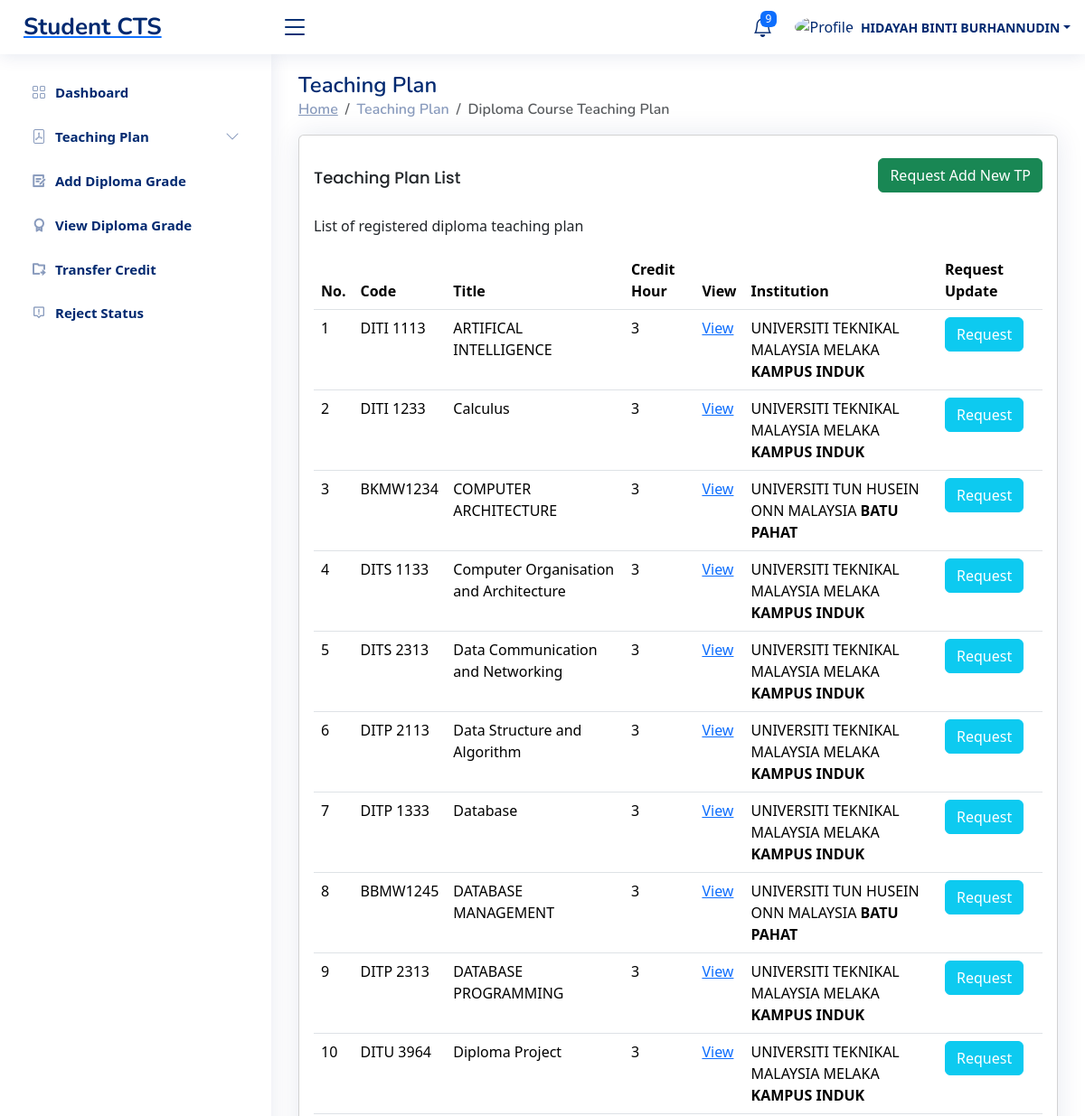
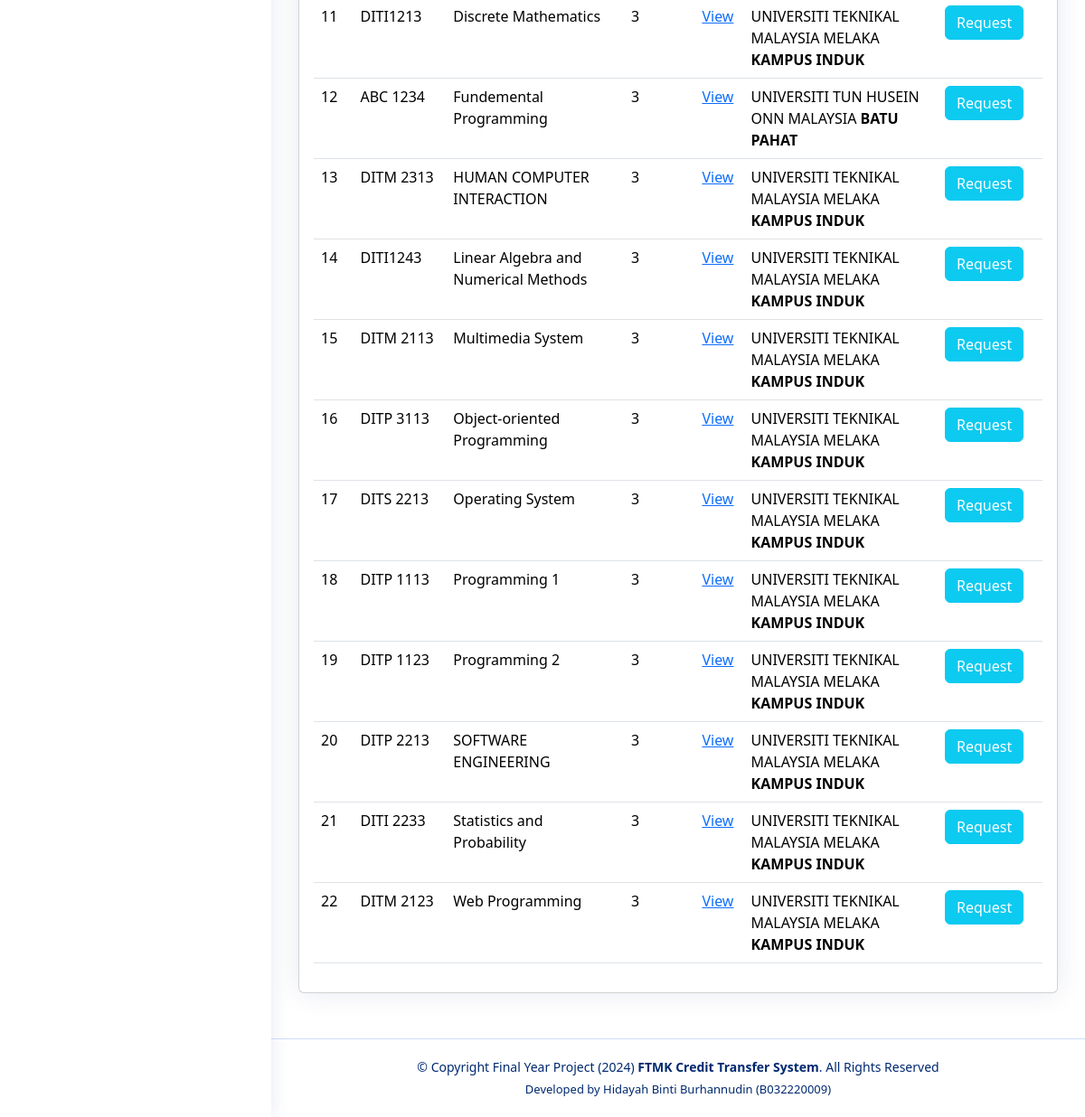
The page /Student/view-dip-tp.php (signed in) on the database as committed earlier (2 pictures, top to bottom).
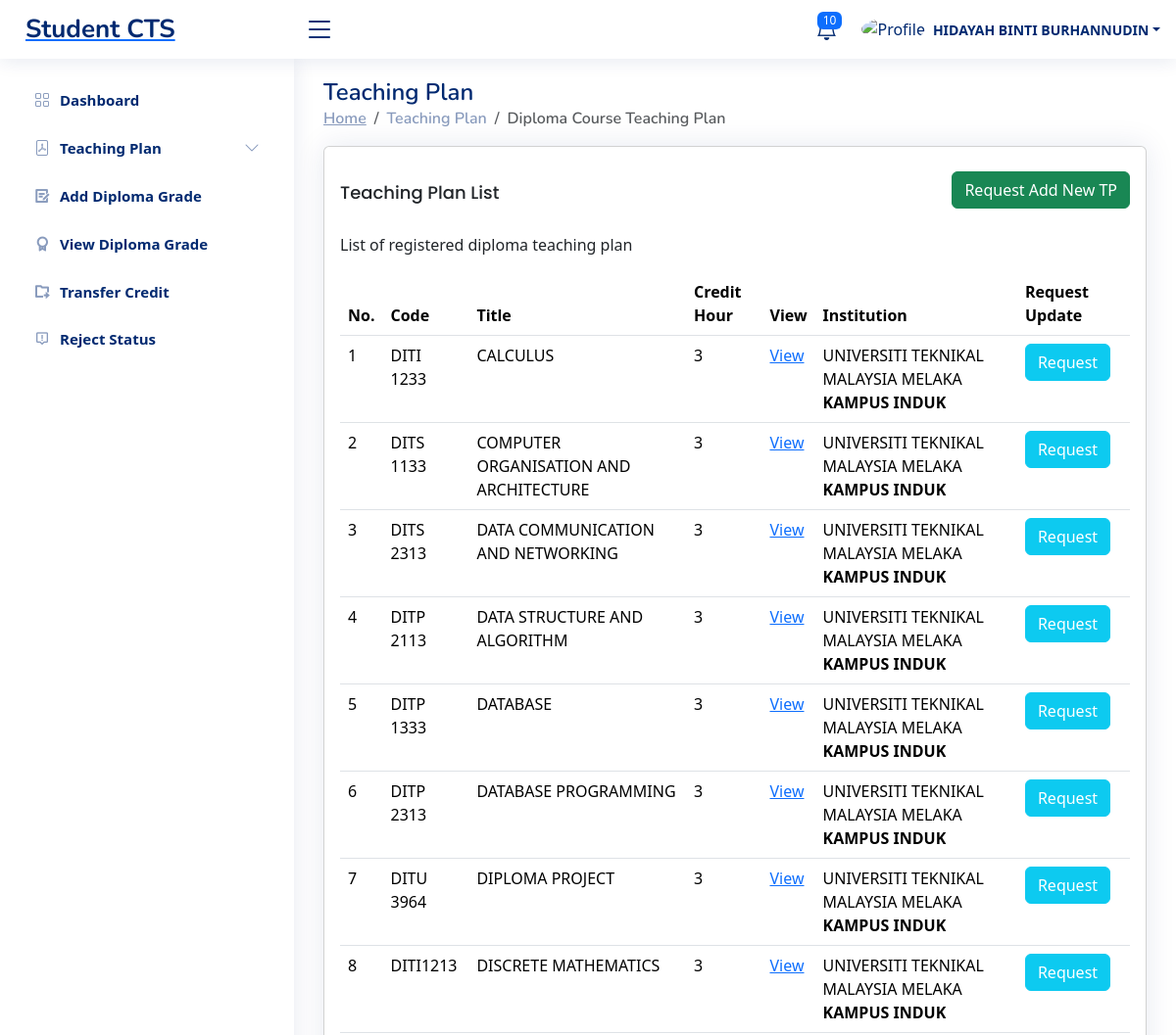
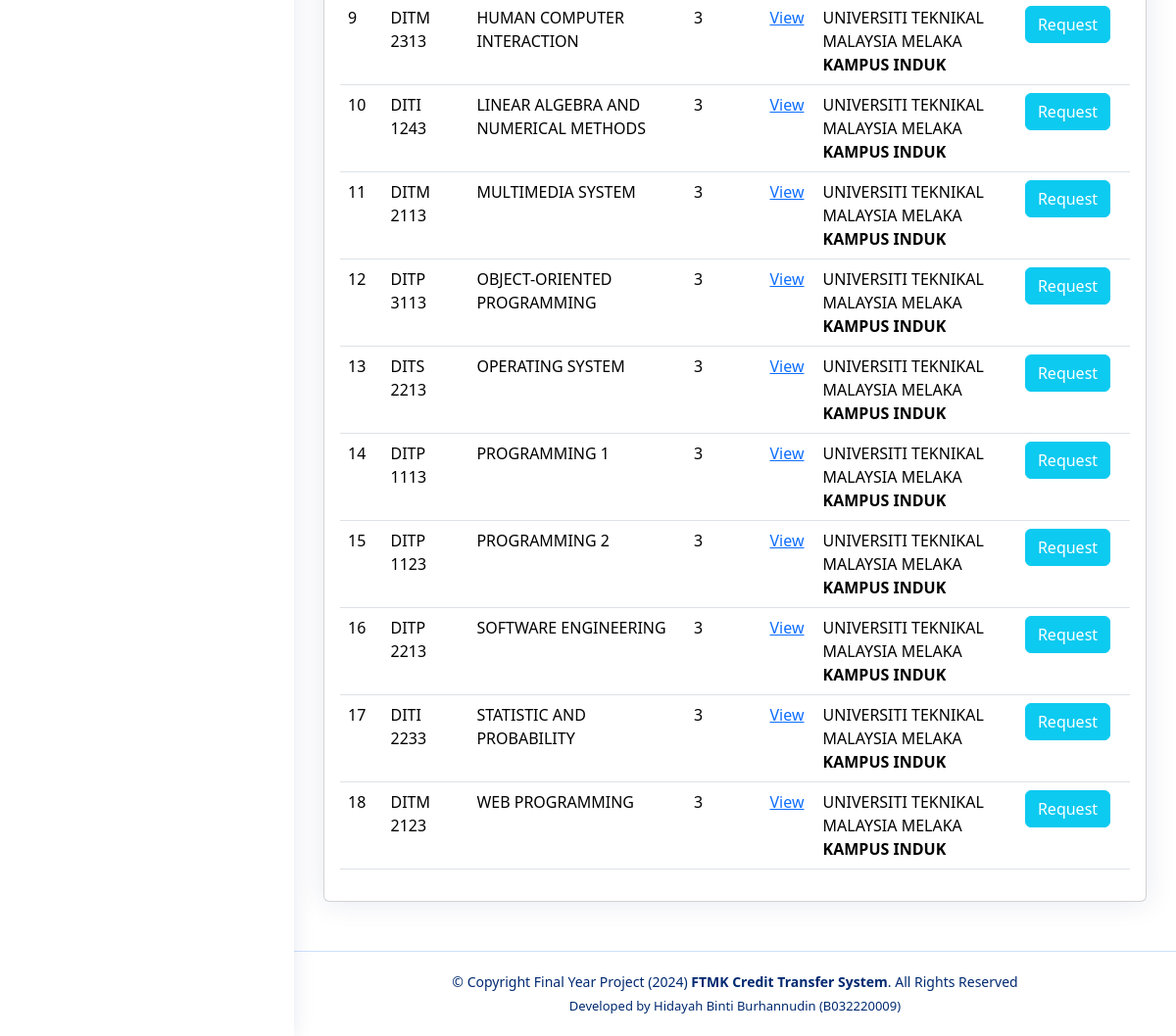
The same page on the database as committed later (2 pictures, top to bottom).
### tables this page shows
CREATE TABLE `course` (
  `course_id` int(11) NOT NULL,
  `course_code` varchar(50) NOT NULL,
  `title` varchar(100) NOT NULL,
  `credit_hour` int(11) NOT NULL,
  `type` varchar(20) NOT NULL,
  `tpfile` varchar(100) NOT NULL,
  `int_id` int(11) NOT NULL
);

CREATE TABLE `institution` (
  `int_id` int(11) NOT NULL,
  `int_name` varchar(200) NOT NULL,
  `branch` varchar(200) NOT NULL
);

### Student/view-dip-tp.php (the view, shortened to what the changed rows need)
<?php
include('header.php');
include('../include/connection.php');
?>
<!DOCTYPE html>
<html lang="en">
<head>
    <link rel="stylesheet" href="path/to/bootstrap.css">
</head>
<body>
<main id="main" class="main">
<div class="pagetitle">
  <h1>Teaching Plan</h1>
</div>
<section class="section">
  <div class="row">
    <div class="col-lg-12">
<div class="card">
    <div class="card-body">
        <table class="table datatable">
            <thead>
                <tr>
                    <th>No.</th>
                    <th>Code</th>
                    <th>Title</th>
                    <th>Credit Hour</th>
                    <th>View</th>
                    <th>Institution</th>
                    <th>Request Update</th>
                </tr>
            </thead>
            <tbody>
            <?php
            $query = "SELECT d.course_id, d.course_code, d.title, d.credit_hour, d.type, d.tpfile, i.int_name, i.branch
                      FROM course d
                      JOIN institution i ON d.int_id = i.int_id
                      WHERE d.type LIKE 'Diploma'
                      ORDER BY d.title";
            $rs = $conn->query($query);
            $sn = 0;
            if ($rs && $rs->num_rows > 0) {
                while ($row = $rs->fetch_assoc()) {
                    $sn++;
                    $pdfLink = "../teachingplan/" . $row['tpfile'];
                    ?>
                        <tr>
                            <td><?php echo $sn ?></td>
                            <td><?php echo $row['course_code'] ?></td>
                            <td><?php echo $row['title'] ?></td>
                            <td><?php echo $row['credit_hour'] ?></td>
                            <td><a href="<?php echo $pdfLink ?>" target="_blank">View</a></td>
                            <td><?php echo $row['int_name'] . ' <b>' . $row['branch'] ?></b></td>
                            <td><a href="request-update.php?requestid=<?php echo $row['course_id'] ?>" class="btn btn-info text-white">Request</a></td>
                        </tr>
                    <?php
                }
            } else {
                echo "<tr><td colspan='10' class='text-center'>No Record Found!</td></tr>";
            }
            ?>
            </tbody>
        </table>
    </div>
</div>
        </div>
      </div>
</section>
</main>
</body>
</html>

### Student/header.php (shortened to what the changed rows need)
<?php
include('../include/connection.php');
$transfer_notifications = [];
$teaching_plan_requests = [];
$teaching_plan_requests1 = [];
$stud_id = $_SESSION['stud_id'];
$status_query = "SELECT t.aa_status, t.tda_status, t.dean_status
                FROM transfer t
                JOIN grade g ON t.grade_id = g.grade_id
                JOIN course c ON g.course_id = c.course_id
                WHERE stud_id = '$stud_id'";
$status_result = $conn->query($status_query);
if ($status_result && $status_result->num_rows > 0) {
    $statuses = $status_result->fetch_assoc();
    $aa_status = $statuses['aa_status'];
    $tda_status = $statuses['tda_status'];
    $dean_status = $statuses['dean_status'];
    if ($aa_status == 'Accepted' && $tda_status == 'Accepted' && $dean_status == 'Accepted') {
        $transfer_notifications[] = [
            'icon' => 'bi-check-circle',
            'color' => 'success',
            'title' => 'Successful Transfer Credit',
            'message' => 'Your transfer credit has been successfully completed.',
            'time_ago' => 'Just now'
        ];
    }
}
$request_query = "SELECT c.course_code, c.title, r.message, r.status, r.link, r.request_date
    FROM request r
    JOIN course c ON r.course = c.course_id
    WHERE stud_id = '$stud_id'
    ORDER BY request_date DESC";
$request_result = $conn->query($request_query);
if ($request_result && $request_result->num_rows > 0) {
    while ($request = $request_result->fetch_assoc()) {
        $course_code = $request['course_code'];
        $title = $request['title'];
        $status = $request['status'];
        $link = $request['link'];
        if ($status == 'Accepted') {
            $teaching_plan_requests[] = [
                'icon' => 'bi-check-circle',
                'color' => 'success',
                'title' => 'Update Teaching Plan Accepted',
                'message' => 'Your update teaching plan for '.$course_code.': '.$title.' has been accepted.',
                'time_ago' => 'Just now'
            ];
        } elseif ($status == 'Rejected') {
            $teaching_plan_requests[] = [
                'icon' => 'bi-x-circle',
                'color' => 'danger',
                'title' => 'Update Teaching Plan Rejected',
                'message' => 'Your update teaching plan for '.$course_code.': '.$title.' has been rejected. <a href="'.$link.'" style="color: white; font-weight: bold; text-decoration: underline;">View details</a>',
                'time_ago' => 'Just now'
            ];
        } else {
            $teaching_plan_requests[] = [
                'icon' => 'bi-info-circle',
                'color' => 'primary',
                'title' => 'Update Teaching Plan Pending',
                'message' => 'Your update teaching plan for '.$course_code.': '.$title.' is pending.',
                'time_ago' => 'Just now'
            ];
        }
    }
}
$request_query1 = "SELECT code, title, credit_hour, status, tplink, date, review_date
                      FROM new_tp
                      WHERE stud_id = '$stud_id'
                      ORDER BY review_date DESC";
$request_result1 = $conn->query($request_query1);
if ($request_result1 && $request_result1->num_rows > 0) {
    while ($request1 = $request_result1->fetch_assoc()) {
        $code = $request1['code'];
        $title1 = $request1['title'];
        $status1 = $request1['status'];
        if ($status1 == 'Accepted') {
            $teaching_plan_requests1[] = [
                'icon' => 'bi-check-circle',
                'color' => 'success',
                'title' => 'Add New Teaching Plan Accepted',
                'message' => 'Your new teaching plan for '.$code.': '.$title1.' has been accepted.',
                'time_ago' => 'Just now'
            ];
        } elseif ($status1 == 'Rejected') {
            $teaching_plan_requests1[] = [
                'icon' => 'bi-x-circle',
                'color' => 'danger',
                'title' => 'Add New Teaching Plan Rejected',
                'message' => 'Your new teaching plan for '.$code.': '.$title1.' has been rejected. <a href="'.$link.'" style="color: white; font-weight: bold; text-decoration: underline;">View details</a>',
                'time_ago' => 'Just now'
            ];
        } else {
            $teaching_plan_requests1[] = [
                'icon' => 'bi-info-circle',
                'color' => 'primary',
                'title' => 'Add New Teaching Plan Pending',
                'message' => 'Your new teaching plan for '.$code.': '.$title1.' is pending.',
                'time_ago' => 'Just now'
            ];
        }
    }
}
$notifications = array_merge($transfer_notifications, $teaching_plan_requests, $teaching_plan_requests1);
$notifications_count = count($notifications);
?>
<!DOCTYPE html>
<html lang="en">
<head>
  <link href="assets/vendor/bootstrap/css/bootstrap.min.css" rel="stylesheet">
  <link href="assets/vendor/bootstrap-icons/bootstrap-icons.css" rel="stylesheet">
  <link href="assets/vendor/boxicons/css/boxicons.min.css" rel="stylesheet">
  <link href="assets/vendor/quill/quill.snow.css" rel="stylesheet">
  <link href="assets/vendor/quill/quill.bubble.css" rel="stylesheet">
  <link href="assets/vendor/remixicon/remixicon.css" rel="stylesheet">
  <link href="assets/vendor/simple-datatables/style.css" rel="stylesheet">
  <link href="assets/css/style.css" rel="stylesheet">
</head>
<body>
  <header id="header" class="header fixed-top d-flex align-items-center">
    <nav class="header-nav ms-auto">
      <ul class="d-flex align-items-center">
      <li class="nav-item dropdown">
      <a class="nav-link nav-icon" href="#" data-bs-toggle="dropdown">
    <i class="bi bi-bell"></i>
    <span class="badge bg-primary badge-number"><?php echo $notifications_count; ?></span>
</a>
      </ul>
    </nav>
  </header>

Rows that differ between the two databases and show on the page:
removed course: course_code "DITI 1113", title "ARTIFICAL INTELLIGENCE", credit_hour "3", int.int_name "UNIVERSITI TEKNIKAL MALAYSIA MELAKA", int.branch "KAMPUS INDUK"
removed course: course_code "BKMW1234", title "COMPUTER ARCHITECTURE", credit_hour "3", int.int_name "UNIVERSITI TUN HUSEIN ONN MALAYSIA", int.branch "BATU PAHAT"
removed course: course_code "BBMW1245", title "DATABASE MANAGEMENT", credit_hour "3", int.int_name "UNIVERSITI TUN HUSEIN ONN MALAYSIA", int.branch "BATU PAHAT"
removed course: course_code "ABC 1234", title "Fundemental Programming", credit_hour "3", int.int_name "UNIVERSITI TUN HUSEIN ONN MALAYSIA", int.branch "BATU PAHAT"
changed course "DITI 1233": title "Calculus" → "CALCULUS"
changed course "DITS 1133": title "Computer Organisation and Architecture" → "COMPUTER ORGANISATION AND ARCHITECTURE"
changed course "DITS 2313": title "Data Communication and Networking" → "DATA COMMUNICATION AND NETWORKING"
changed course "DITP 2113": title "Data Structure and Algorithm" → "DATA STRUCTURE AND ALGORITHM"
changed course "DITP 1333": title "Database" → "DATABASE"
changed course "DITU 3964": title "Diploma Project" → "DIPLOMA PROJECT"
changed course "DITI1213": title "Discrete Mathematics" → "DISCRETE MATHEMATICS"
changed course: course_code "DITI1243" → "DITI 1243"; title "Linear Algebra and Numerical Methods" → "LINEAR ALGEBRA AND NUMERICAL METHODS"
changed course "DITM 2113": title "Multimedia System" → "MULTIMEDIA SYSTEM"
changed course "DITP 3113": title "Object-oriented Programming" → "OBJECT-ORIENTED PROGRAMMING"
changed course "DITS 2213": title "Operating System" → "OPERATING SYSTEM"
changed course "DITP 1113": title "Programming 1" → "PROGRAMMING 1"
changed course "DITP 1123": title "Programming 2" → "PROGRAMMING 2"
changed course "DITI 2233": title "Statistics and Probability" → "STATISTIC AND PROBABILITY"
changed course "DITM 2123": title "Web Programming" → "WEB PROGRAMMING"
Other text that changed with them:
$notifications_count: "9" → "10"
